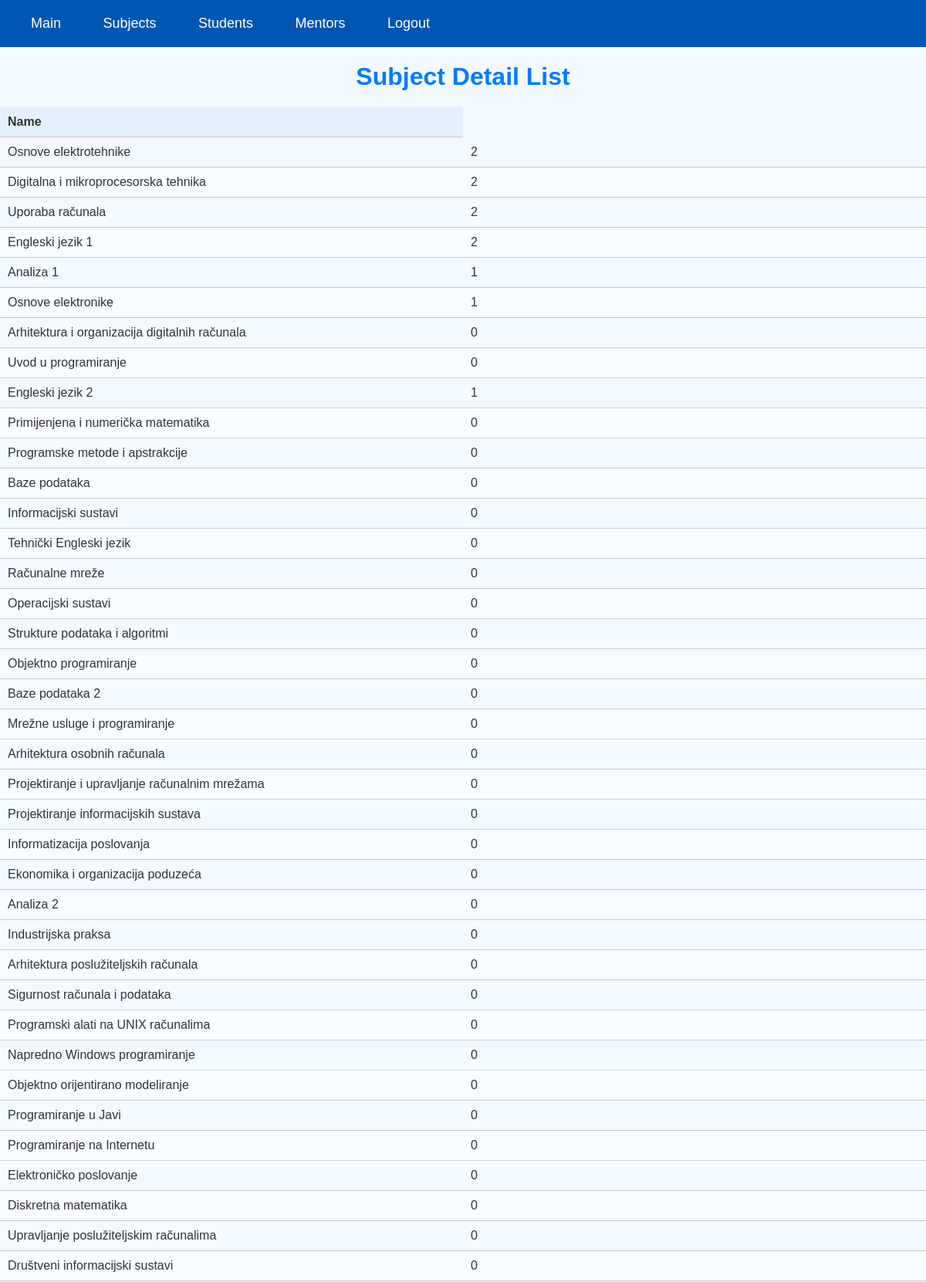
Page /subject/list-detail (upper part) on the committed database.
### app/models.py (models this page shows)
class Subject(models.Model):
    IZBORNI_CHOICES = (('da', 'Da'), ('ne', 'Ne'), )
    id = models.IntegerField(primary_key=True)
    name = models.CharField(max_length=255)
    code = models.CharField(max_length=255)
    program = models.TextField()
    ects_points = models.IntegerField()
    sem_redovni = models.IntegerField()
    sem_izvanredni = models.IntegerField()
    izborni = models.CharField(max_length=2, choices=IZBORNI_CHOICES)
    def __str__(self):
        return self.name

### app/views.py (the view)
# urls.py: path('subject/list-detail', views.subjectListDetail, name='list-detail'),
def subjectListDetail(request):
    subjects = Subject.objects.all()
    passedStudentsCount = Enrollment.objects.filter(status='PASSED', subject__name='Your Subject Name').count()
    passed_full_time_count = User.objects.filter(enrollment__status='PASSED',status=User.Status.FULL_TIME_STUDENT).distinct().count()
    passed_part_time_count = User.objects.filter(enrollment__status='PASSED',status=User.Status.PART_TIME_STUDENT).distinct().count()
    map = {}
    for tempSubject in subjects:
        passed_students_count = Enrollment.objects.filter(status='PASSED', subject__name=tempSubject).count()
        map[tempSubject] = passed_students_count
    for element in map:
        print(str(element) + str(map[element]) + "\n")
    return render(request, 'subject/subject_list_detail.html', {'map': map})

### app/templates/subject/subject_list_detail.html (shortened to what this page needs)
{% extends 'base.html' %}
{% load static %}
{% block css %}
    <link rel="stylesheet" type="text/css" href="{% static 'style.css' %}">
{% endblock %}
{% block header %}
    {% include 'administrator/admin_header.html' %}
{% endblock %}
{% block content %}
    <h1>Subject Detail List</h1>
    <table>
        <thead>
            <tr>
                <th>Name</th>
            </tr>
        </thead>
        <tbody>
            {% for subject, passed_students_count in map.items%}
            <tr>
                <td>{{ subject }}</td>
                <td>{{ passed_students_count }}</td>
            </tr>
            {% endfor %}
        </tbody>
    </table>
{% endblock %}

### app/static/style.css (style rules this page uses)
body { font-family: "Arial", sans-serif; background-color: #f2f9ff; color: #333; }
h1 { color: #007bff; text-align: center; margin-top: 20px; }
table { width: 100%; border-collapse: collapse; margin-top: 20px; table-layout: fixed; }
th, td { padding: 10px; text-align: left; border-bottom: 1px solid #ccc; }
th { background-color: #e4f0fd; color: #333; }
tr:nth-child(even) { background-color: #f8fbff; }

### app/static/administrator/header_style.css (style rules this page uses)
body { margin: 0; padding: 10; }

### rows in the picture
Subject: name "Osnove elektrotehnike", passed_students_count "2"
Subject: name "Digitalna i mikroprocesorska tehnika", sem_izvanredni "2"
Subject: name "Uporaba računala", passed_students_count "2"
Subject: name "Engleski jezik 1", ects_points "2"
Subject: name "Analiza 1", passed_students_count "1"
Subject: name "Osnove elektronike", passed_students_count "1"
Subject: name "Arhitektura i organizacija digitalnih računala", passed_students_count "0"
Subject: name "Uvod u programiranje", passed_students_count "0"
Subject: name "Engleski jezik 2", passed_students_count "1"
Subject: name "Primijenjena i numerička matematika", passed_students_count "0"
Subject: name "Programske metode i apstrakcije", passed_students_count "0"
Subject: name "Baze podataka", passed_students_count "0"
Subject: name "Informacijski sustavi", passed_students_count "0"
Subject: name "Tehnički Engleski jezik", passed_students_count "0"
Subject: name "Računalne mreže", passed_students_count "0"
Subject: name "Operacijski sustavi", passed_students_count "0"
Subject: name "Strukture podataka i algoritmi", passed_students_count "0"
Subject: name "Objektno programiranje", passed_students_count "0"
Subject: name "Baze podataka 2", passed_students_count "0"
Subject: name "Mrežne usluge i programiranje", passed_students_count "0"
Subject: name "Arhitektura osobnih računala", passed_students_count "0"
Subject: name "Projektiranje i upravljanje računalnim mrežama", passed_students_count "0"
Subject: name "Projektiranje informacijskih sustava", passed_students_count "0"
Subject: name "Informatizacija poslovanja", passed_students_count "0"
Subject: name "Ekonomika i organizacija poduzeća", passed_students_count "0"
Subject: name "Analiza 2", passed_students_count "0"
Subject: name "Industrijska praksa", passed_students_count "0"
Subject: name "Arhitektura poslužiteljskih računala", passed_students_count "0"
Subject: name "Sigurnost računala i podataka", passed_students_count "0"
Subject: name "Programski alati na UNIX računalima", passed_students_count "0"
Subject: name "Napredno Windows programiranje", passed_students_count "0"
Subject: name "Objektno orijentirano modeliranje", passed_students_count "0"
Subject: name "Programiranje u Javi", passed_students_count "0"
Subject: name "Programiranje na Internetu", passed_students_count "0"
Subject: name "Elektroničko poslovanje", passed_students_count "0"
Subject: name "Diskretna matematika", passed_students_count "0"
Subject: name "Upravljanje poslužiteljskim računalima", passed_students_count "0"
Subject: name "Društveni informacijski sustavi", passed_students_count "0"
